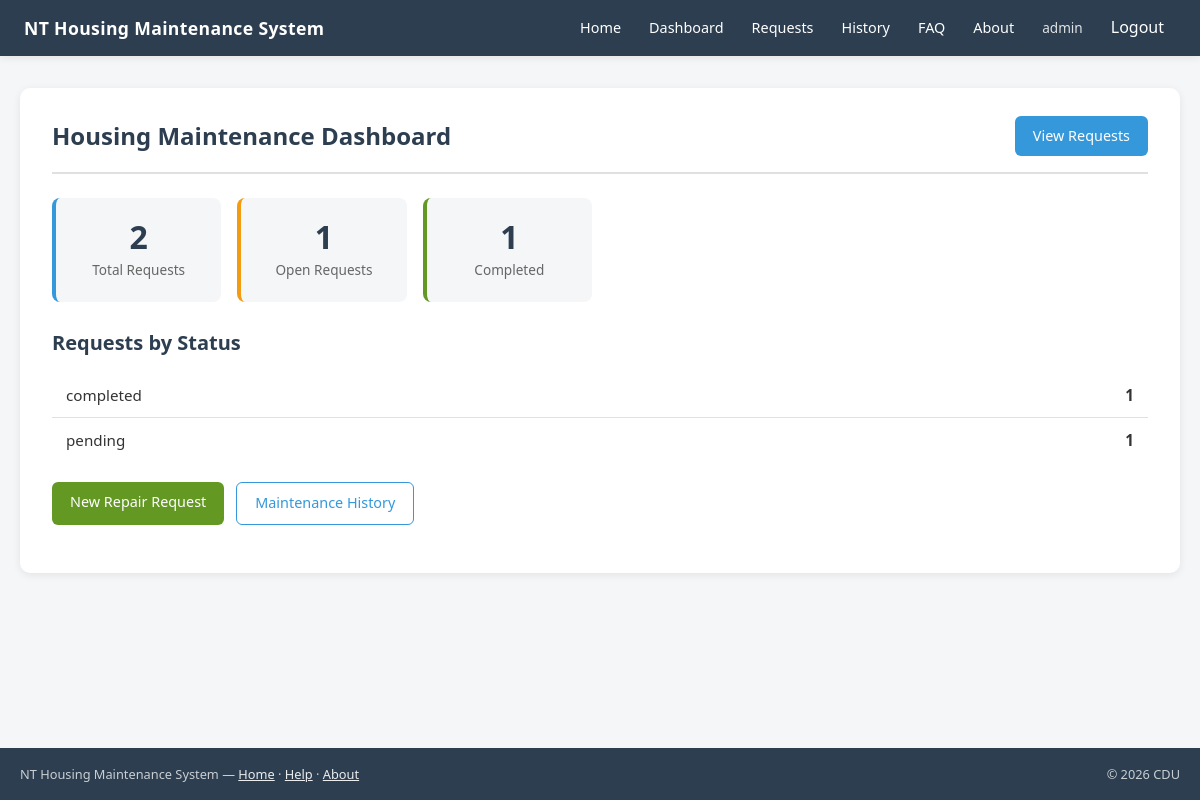
/dashboard/ (signed in), run on an earlier commit of the app's database.
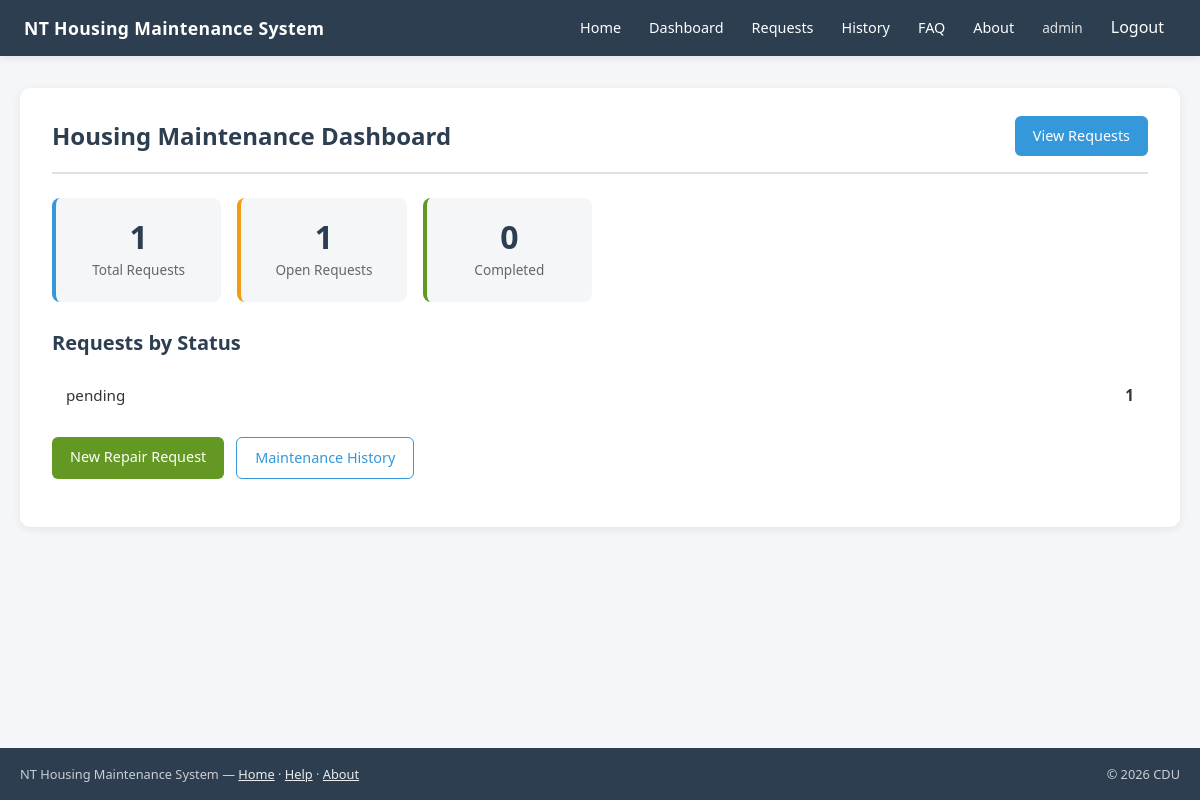
And on a later commit of the database.
### housing/models.py (models this page shows, shortened)
class RepairRequest(models.Model):
    STATUS_CHOICES = [
        ("pending", "Pending"),
        ("in_progress", "In Progress"),
        ("completed", "Completed"),
    ]
    objects = RepairRequestQuerySet.as_manager()
    dwelling = models.ForeignKey(Dwelling, on_delete=models.CASCADE)
    tenant = models.ForeignKey(Tenant, on_delete=models.CASCADE)
    category = models.ForeignKey(Category, on_delete=models.CASCADE)
    created_by = models.ForeignKey(
        User,
        on_delete=models.CASCADE,
        related_name="repair_requests",
        null=True,
        blank=True,
    )
    title = models.CharField(max_length=200)
    description = models.TextField()
    status = models.CharField(
        max_length=20,
        choices=STATUS_CHOICES,
        default="pending",
    )
    created_at = models.DateTimeField(auto_now_add=True)
    updated_at = models.DateTimeField(auto_now=True)

### housing/views.py (the view)
class DashboardView(LoginRequiredMixin, RepairRequestAccessMixin, TemplateView):
    template_name = "housing/dashboard.html"
    login_url = "/login/"
    def get_context_data(self, **kwargs):
        context = super().get_context_data(**kwargs)
        requests = self.get_accessible_requests()
        context["total_requests"] = requests.count()
        context["open_requests"] = requests.open().count()
        context["completed_requests"] = requests.completed().count()
        context["requests_by_status"] = (
            requests
            .values("status")
            .annotate(total=Count("id"))
            .order_by("status")
        )
        return context

### housing/models.py (called while the page is built)
    def open(self):
        return self.exclude(status="completed")

    def completed(self):
        return self.filter(status="completed")

### housing/services.py (called while the page is built)
    @staticmethod
    def is_staff_or_superuser(user):
        return (
            user.is_authenticated
            and (
                user.is_staff
                or user.is_superuser
            )
        )

### housing/views.py (called while the page is built)
    def get_accessible_requests(self):
        if PermissionService.is_staff_or_superuser(self.request.user):
            return RepairRequest.objects.all()
        return RepairRequest.objects.filter(
            Q(created_by=self.request.user) |
            Q(tenant__user=self.request.user)
        ).distinct()

### housing/templates/housing/dashboard.html (shortened to what this page needs)
{% extends "housing/base.html" %}
{% block content %}
<div class="container">
    <div class="page-card">
        <div class="page-header">
            <h1>Housing Maintenance Dashboard</h1>
            <a href="{% url 'repair-request-list' %}" class="btn btn-primary">View Requests</a>
        </div>
        <div class="stats-grid">
            <div class="stat-card">
                <span class="stat-value">{{ total_requests }}</span>
                <span class="stat-label">Total Requests</span>
            </div>
            <div class="stat-card stat-card--open">
                <span class="stat-value">{{ open_requests }}</span>
                <span class="stat-label">Open Requests</span>
            </div>
            <div class="stat-card stat-card--done">
                <span class="stat-value">{{ completed_requests }}</span>
                <span class="stat-label">Completed</span>
            </div>
        </div>
        <h2>Requests by Status</h2>
        {% if requests_by_status %}
            <ul class="status-list">
                {% for item in requests_by_status %}
                    <li>
                        <span>{{ item.status }}</span>
                        <strong>{{ item.total }}</strong>
                    </li>
                {% endfor %}
            </ul>
        {% else %}
            <div class="empty-state">
                <p>No request data available yet.</p>
            </div>
        {% endif %}
        <div class="actions">
            <a href="{% url 'repair-request-create' %}" class="btn btn-success">New Repair Request</a>
            <a href="{% url 'maintenance-history' %}" class="btn btn-outline">Maintenance History</a>
        </div>
    </div>
</div>
{% endblock %}

### housing/templates/housing/base.html (shortened to what this page needs)
{% load static %}
<!DOCTYPE html>
<html lang="en">
<head>
    <link rel="stylesheet" href="{% static 'housing/css/main.css' %}">
</head>
<body>
    <header class="header">
        <div class="header-inner">
            <div class="brand">NT Housing Maintenance System</div>
            <nav class="nav">
                <a href="{% url 'home' %}">Home</a>
                <a href="{% url 'dashboard' %}">Dashboard</a>
                <a href="{% url 'repair-request-list' %}">Requests</a>
                <a href="{% url 'maintenance-history' %}">History</a>
                <a href="{% url 'faq' %}">FAQ</a>
                <a href="{% url 'about' %}">About</a>
                {% if user.is_authenticated %}
                    <span class="user-label">{{ user.username }}</span>
                    <form method="post" action="{% url 'logout' %}" class="logout-form">
                        <button type="submit" class="logout-button">Logout</button>
                    </form>
                {% else %}
                    <a href="{% url 'register' %}">Register</a>
                    <a href="{% url 'login' %}">Login</a>
                {% endif %}
            </nav>
        </div>
    </header>
    <main>
        {% block content %}{% endblock %}
    </main>
    <footer class="site-footer">
        <div class="footer-container">
            <div class="footer-left">
                NT Housing Maintenance System &mdash;
                <a href="{% url 'home' %}">Home</a> &middot;
                <a href="{% url 'faq' %}">Help</a> &middot;
                <a href="{% url 'about' %}">About</a>
            </div>
            <div class="footer-right">
                &copy; 2026 CDU
            </div>
        </div>
    </footer>
</body>
</html>

### housing/static/housing/css/main.css (style rules this page uses)
:root { --color-primary: #2c3e50; --color-primary-dark: #1a252f; --color-accent: #3498db; --color-accent-hover: #2980b9; --color-success: #639922; --color-success-bg: #eaf3de; --color-success-text: #3b6d11; --color-danger: #e74c3c; --color-purple: #9b59b6; --color-bg: #f4f6f8; --color-surface: #ffffff; --color-border: #e0e0e0; --color-text: #333333; --color-text-muted: #666666; --color-text-light: #999999; --shadow-sm: 0 2px 8px rgba(0, 0, 0, 0.08); --shadow-md: 0 4px 16px rgba(0, 0, 0, 0.1); --radius: 8px; --radius-lg: 10px; --font: "Segoe UI", system-ui, -apple-system, Arial, sans-serif; }
*, *::before, *::after { box-sizing: border-box; }
body { font-family: var(--font); background: var(--color-bg); color: var(--color-text); margin: 0; line-height: 1.6; min-height: 100vh; display: flex; flex-direction: column; }
.header { background: var(--color-primary); color: #fff; padding: 0 24px; box-shadow: var(--shadow-sm); }
.header-inner { display: flex; align-items: center; justify-content: space-between; max-width: 1400px; margin: 0 auto; min-height: 56px; flex-wrap: nowrap; gap: 12px; }
.brand { font-size: 1.1rem; font-weight: 600; letter-spacing: 0.02em; }
.nav { display: flex; gap: 4px; align-items: center; flex-wrap: nowrap; overflow-x: auto; }
.nav a, .nav span, .logout-button { color: #fff; text-decoration: none; padding: 8px 12px; border-radius: 4px; font-size: 0.9rem; }
.nav .user-label { opacity: 0.85; font-size: 0.85rem; }
.logout-form { display: inline; margin: 0; }
.logout-button { background: none; border: none; cursor: pointer; font: inherit; }
main { flex: 1; padding: 32px 20px 48px; }
.container { max-width: 1400px; margin: 0 auto; }
.page-card { background: var(--color-surface); border-radius: var(--radius-lg); padding: 28px 32px; box-shadow: var(--shadow-sm); }
.page-header { display: flex; justify-content: space-between; align-items: center; flex-wrap: wrap; gap: 16px; margin-bottom: 24px; padding-bottom: 16px; border-bottom: 2px solid var(--color-border); }
.page-header h1, .page-header h2 { margin: 0; font-size: 1.5rem; color: var(--color-primary); }
h1, h2, h3 { color: var(--color-primary); line-height: 1.3; }
h1 { font-size: 1.75rem; margin-top: 0; }
h2 { font-size: 1.25rem; margin-top: 1.5rem; }
a { color: var(--color-accent); }
.btn { display: inline-block; padding: 10px 18px; border-radius: 6px; font-size: 0.9rem; font-weight: 500; text-decoration: none; border: none; cursor: pointer; font-family: inherit; line-height: 1.4; transition: background 0.15s ease; }
.btn-primary { background: var(--color-accent); color: #fff; }
.btn-success { background: var(--color-success); color: #fff; }
.btn-outline { background: transparent; color: var(--color-accent); border: 1px solid var(--color-accent); }
.actions { display: flex; flex-wrap: wrap; gap: 12px; margin: 20px 0; }
.stats-grid { display: grid; grid-template-columns: repeat(auto-fill, minmax(160px, 1fr)); gap: 16px; margin-bottom: 28px; }
.stat-card { background: var(--color-bg); border-radius: var(--radius); padding: 20px; text-align: center; border-left: 4px solid var(--color-accent); }
.stat-card--open { border-left-color: #f39c12; }
.stat-card--done { border-left-color: var(--color-success); }
.stat-value { display: block; font-size: 2rem; font-weight: 700; color: var(--color-primary); line-height: 1.2; }
.stat-label { font-size: 0.85rem; color: var(--color-text-muted); }
.status-list { list-style: none; padding: 0; margin: 0; }
.status-list li { display: flex; justify-content: space-between; padding: 10px 14px; border-bottom: 1px solid var(--color-border); font-size: 0.95rem; }
.status-list li:last-child { border-bottom: none; }
.site-footer { background: var(--color-primary); color: rgba(255, 255, 255, 0.75); padding: 16px 20px; font-size: 0.8rem; }
.footer-container { max-width: 1400px; margin: 0 auto; display: flex; justify-content: space-between; align-items: center; gap: 20px; }
.footer-left { flex: 1; }
.footer-right { text-align: right; white-space: nowrap; }
.site-footer a { color: rgba(255, 255, 255, 0.9); }

What changed in the data, as far as the page shows it:
removed RepairRequest: status "completed", total "1"
Also different on the page:
{{ total_requests }}: "2" → "1"
{{ completed_requests }}: "1" → "0"
